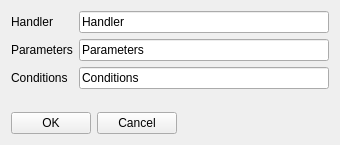
<?xml version="1.0" encoding="UTF-8"?>
<ui version="4.0">
 <class>ActionEditor</class>
 <widget class="QWidget" name="ActionEditor">
  <property name="windowModality">
   <enum>Qt::ApplicationModal</enum>
  </property>
  <property name="geometry">
   <rect>
    <x>0</x>
    <y>0</y>
    <width>340</width>
    <height>145</height>
   </rect>
  </property>
  <property name="windowTitle">
   <string>Action Editor</string>
  </property>
  <layout class="QVBoxLayout" name="verticalLayout">
   <item>
    <layout class="QGridLayout" name="gridLayout">
     <item row="0" column="0">
      <widget class="QLabel" name="label">
       <property name="text">
        <string>Handler</string>
       </property>
      </widget>
     </item>
     <item row="0" column="1">
      <widget class="QLineEdit" name="handlerEdit">
       <property name="text">
        <string>Handler</string>
       </property>
      </widget>
     </item>
     <item row="1" column="0">
      <widget class="QLabel" name="label_2">
       <property name="text">
        <string>Parameters</string>
       </property>
      </widget>
     </item>
     <item row="1" column="1">
      <widget class="QLineEdit" name="paramsEdit">
       <property name="text">
        <string>Parameters</string>
       </property>
      </widget>
     </item>
     <item row="2" column="0">
      <widget class="QLabel" name="label_3">
       <property name="text">
        <string>Conditions</string>
       </property>
      </widget>
     </item>
     <item row="2" column="1">
      <widget class="QLineEdit" name="condEdit">
       <property name="text">
        <string>Conditions</string>
       </property>
      </widget>
     </item>
    </layout>
   </item>
   <item>
    <spacer name="verticalSpacer">
     <property name="orientation">
      <enum>Qt::Vertical</enum>
     </property>
     <property name="sizeHint" stdset="0">
      <size>
       <width>20</width>
       <height>11</height>
      </size>
     </property>
    </spacer>
   </item>
   <item>
    <layout class="QHBoxLayout" name="horizontalLayout">
     <item>
      <layout class="QHBoxLayout" name="horizontalLayout_3">
       <item>
        <widget class="QPushButton" name="okButton">
         <property name="text">
          <string>OK</string>
         </property>
        </widget>
       </item>
       <item>
        <widget class="QPushButton" name="cancelButton">
         <property name="text">
          <string>Cancel</string>
         </property>
        </widget>
       </item>
      </layout>
     </item>
     <item>
      <spacer name="horizontalSpacer">
       <property name="orientation">
        <enum>Qt::Horizontal</enum>
       </property>
       <property name="sizeHint" stdset="0">
        <size>
         <width>38</width>
         <height>20</height>
        </size>
       </property>
      </spacer>
     </item>
    </layout>
   </item>
  </layout>
  <zorder>verticalSpacer</zorder>
  <zorder></zorder>
 </widget>
 <resources/>
 <connections/>
</ui>
